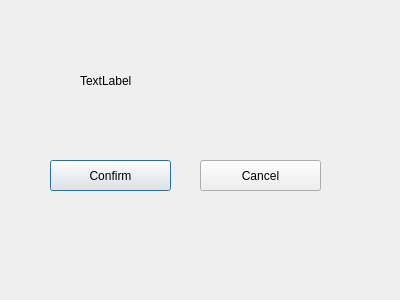
<?xml version="1.0" encoding="UTF-8"?>
<ui version="4.0">
 <class>Dialog</class>
 <widget class="QDialog" name="Dialog">
  <property name="geometry">
   <rect>
    <x>0</x>
    <y>0</y>
    <width>400</width>
    <height>300</height>
   </rect>
  </property>
  <property name="windowTitle">
   <string>Confirmation</string>
  </property>
  <widget class="QLabel" name="label">
   <property name="geometry">
    <rect>
     <x>80</x>
     <y>50</y>
     <width>231</width>
     <height>61</height>
    </rect>
   </property>
   <property name="text">
    <string>TextLabel</string>
   </property>
  </widget>
  <widget class="QPushButton" name="pushButton">
   <property name="geometry">
    <rect>
     <x>50</x>
     <y>160</y>
     <width>121</width>
     <height>31</height>
    </rect>
   </property>
   <property name="text">
    <string>Confirm</string>
   </property>
  </widget>
  <widget class="QPushButton" name="pushButton_2">
   <property name="geometry">
    <rect>
     <x>200</x>
     <y>160</y>
     <width>121</width>
     <height>31</height>
    </rect>
   </property>
   <property name="text">
    <string>Cancel</string>
   </property>
  </widget>
 </widget>
 <resources/>
 <connections/>
</ui>
